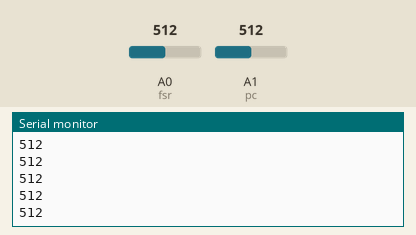
The sketch below on a simulated Arduino Uno, built with avr-gcc and run on an emulated ATmega328P. Parts: the last lines printed to the serial monitor. The test bench sets the inputs (shaded band); at power-on: A0 (fsr) = 512, A1 (pc) = 512.

Above: at 1.2 s.
1.3 s: A0 (fsr) set to 716
At 2.2 s:
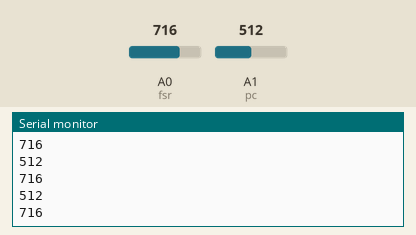
2.8 s: A1 (pc) set to 716
At 3.4 s:
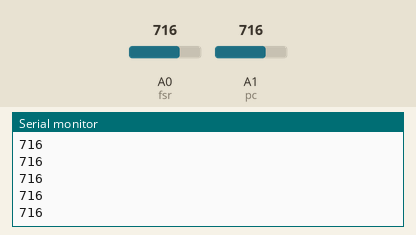
4.3 s: A0 (fsr) set to 900
At 5.3 s:
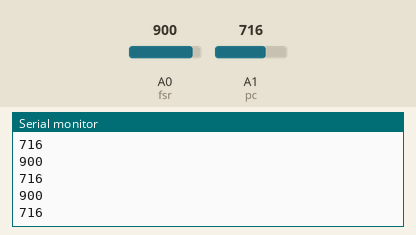
5.8 s: A1 (pc) set to 511
At 6.8 s:
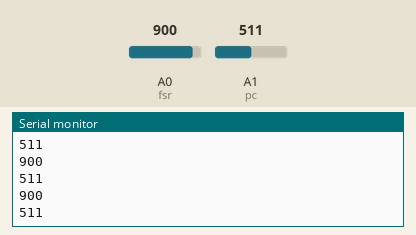
Timing chart, 0 to 8.3 s (numbered marks = the images above; inputs shaded):
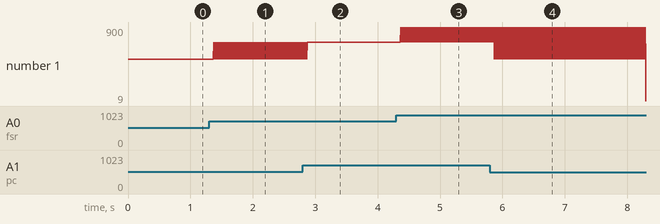

The sketch:

lab8.ino
```cpp
/*
 * CS 361 - Lab 8
 *
 * Bresia Prudente (bprude2)
 */

int fsr = 0;
int pc = 1;

void setup() {
  // initialize the serial communication:
  Serial.begin(9600);
}

void loop() {
  // send the value of analog input 0:
  Serial.println(analogRead(fsr));  // fsr
  Serial.println(analogRead(pc));  // photocell
  // wait a bit for the analog-to-digital converter
  // to stabilize after the last reading:
  delay(2);
}
```

Measured:
- after the input at 1.3 s, the serial monitor: prints a new line after 0.07 s (image 1)
- after the input at 4.3 s, the serial monitor: prints a new line after 0.07 s (image 3)
- after the input at 5.8 s, the serial monitor: prints a new line after 0.07 s (image 4)
- plotted number 1: 512 → 716 after the input at 1.3 s
